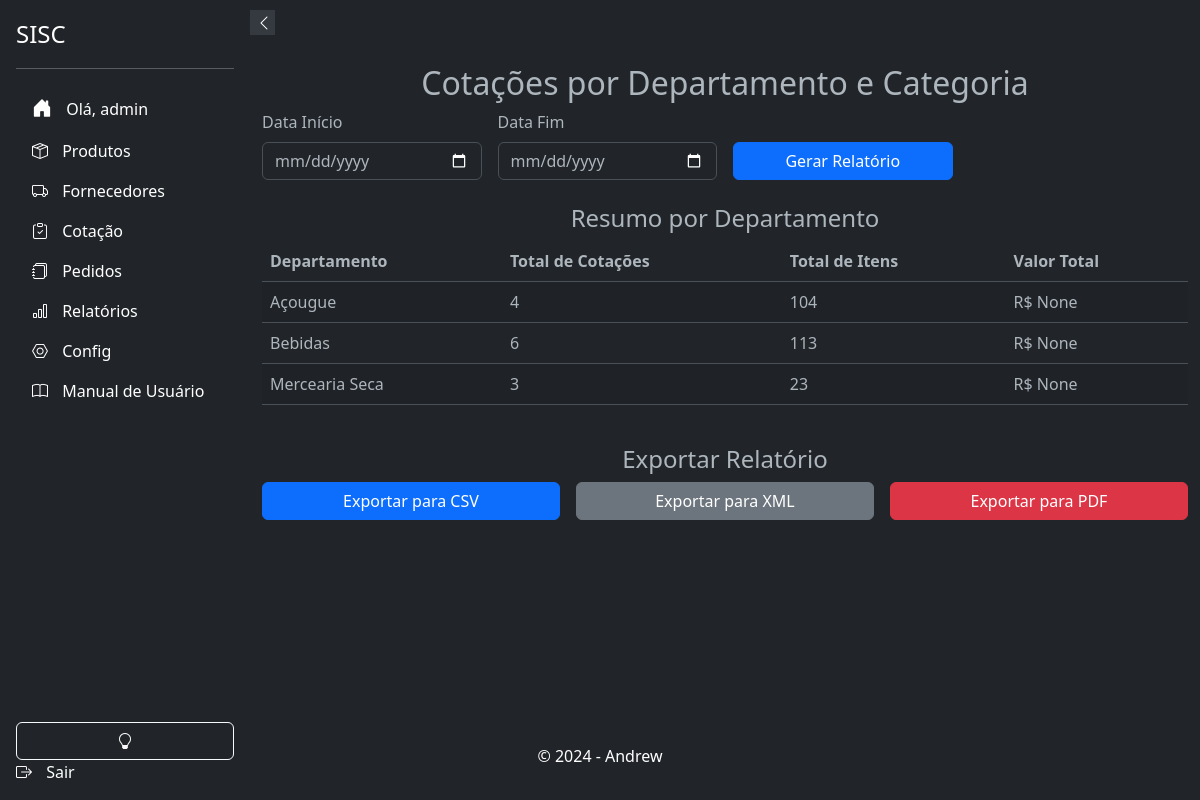
The app's page /relatorios/cotacoes-departamento-categoria/ (signed in) with its own data.
### products/models.py (models this page shows, shortened)
class Departamento(models.Model):
    nome = models.CharField(max_length=100, unique=True)
    class Meta:
        verbose_name = _('Departamento')
        verbose_name_plural = _('Departamentos')
        ordering = ['nome']

### relatorios/views.py (the view, shortened to what this page needs)
# urls.py: path('cotacoes-departamento-categoria/', CotacoesDepartamentoCategoriaView.as_view(), name='cotacoes_departamento_categoria'),
@method_decorator(login_required(login_url=''), name='dispatch')
class CotacoesDepartamentoCategoriaView(TemplateView):
    template_name = 'relatorios/cotacoes_departamento_categoria.html'
    def get(self, request):
        data_inicio = request.GET.get('data_inicio')
        data_fim = request.GET.get('data_fim')
        if data_inicio and data_fim:
            cotacoes = Cotacao.objects.filter(data_abertura__gte=data_inicio, data_fechamento__lte=data_fim)
        else:
            cotacoes = Cotacao.objects.all()
        cotacoes_por_departamento = cotacoes.values('departamento__nome').annotate(
            total_cotacoes=Count('id'),
            total_itens=Sum('itens_cotacao__quantidade'),
            valor_total=Sum('itens_cotacao__produto__preco_de_custo')
        ).order_by('departamento__nome')
        context = {
            'cotacoes_por_departamento': cotacoes_por_departamento,
        }
        return render(request, self.template_name, context)

### relatorios/templates/relatorios/cotacoes_departamento_categoria.html (shortened to what this page needs)
{% extends 'base.html' %}
{% block content %}
<div class="container my-4">
    <h2 class="text-center">Cotações por Departamento e Categoria</h2>
    <form method="get" class="row g-3">
        <div class="col-md-3">
            <label for="data_inicio" class="form-label">Data Início</label>
            <input type="date" id="data_inicio" name="data_inicio" class="form-control" required>
        </div>
        <div class="col-md-3">
            <label for="data_fim" class="form-label">Data Fim</label>
            <input type="date" id="data_fim" name="data_fim" class="form-control" required>
        </div>
        <div class="col-md-3 d-flex align-items-end">
            <button type="submit" class="btn btn-primary w-100">Gerar Relatório</button>
        </div>
    </form>
    <div class="row mt-4">
        <div class="col-md-12">
            <h4 class="text-center">Resumo por Departamento</h4>
            <table class="table table-striped">
                <thead>
                    <tr>
                        <th>Departamento</th>
                        <th>Total de Cotações</th>
                        <th>Total de Itens</th>
                        <th>Valor Total</th>
                    </tr>
                </thead>
                <tbody>
                    {% for item in cotacoes_por_departamento %}
                    <tr>
                        <td>{{ item.departamento__nome }}</td>
                        <td>{{ item.total_cotacoes }}</td>
                        <td>{{ item.total_itens }}</td>
                        <td>R$ {{ item.valor_total }}</td>
                    </tr>
                    {% endfor %}
                </tbody>
            </table>
        </div>
    </div>
    <div class="row mt-4">
        <div class="col-md-12">
            <h4 class="text-center">Exportar Relatório</h4>
            <form method="post" class="row g-3">
                <div class="col-md-4">
                    <button type="submit" name="formato" value="csv" class="btn btn-primary w-100">Exportar para CSV</button>
                </div>
                <div class="col-md-4">
                    <button type="submit" name="formato" value="xml" class="btn btn-secondary w-100">Exportar para XML</button>
                </div>
                <div class="col-md-4">
                    <button type="submit" name="formato" value="pdf" class="btn btn-danger w-100">Exportar para PDF</button>
                </div>
            </form>
        </div>
    </div>
</div>
{% endblock %}

### app/templates/components/_sidebar.html (shortened to what this page needs)
<!DOCTYPE html>
<html>
<head>
    <link href="https://cdn.jsdelivr.net/npm/bootstrap@5.3.0-alpha3/dist/css/bootstrap.min.css" rel="stylesheet">
    <link rel="stylesheet" href="https://cdn.jsdelivr.net/npm/bootstrap-icons@1.10.5/font/bootstrap-icons.css">
</head>
<body>
    <div class="sidebar d-flex flex-column flex-shrink-0 p-3 text-white bg-dark" id="sidebar">
        <button class="sidebar-toggle" onclick="toggleSidebar()">
            <i id="sidebar-toggle-icon" class="bi bi-chevron-left"></i>
        </button>
        <a href="#" class="d-flex align-items-center mb-3 mb-md-0 me-md-auto text-white text-decoration-none">
            <span class="fs-4">SISC</span>
        </a>
        <hr>
        {% if user.is_authenticated %}
            <ul class="nav nav-pills flex-column mb-auto">
                <li class="nav-item">
                    <a href="{% url 'accounts:home' %}" class="nav-link text-white" aria-current="page">
                        <i class="bi bi-house-door-fill fs-5"></i>
                        <span>Olá, {{ user.username }}</span>
                    </a>
                </li>
                <li>
                    <a href="{% url 'products:products_list' %}" class="nav-link text-white">
                        <i class="bi bi-box-seam"></i>
                        <span>Produtos</span>
                    </a>
                </li>
                <li>
                    <a href="{% url 'suppliers:supplier_list' %}" class="nav-link text-white">
                        <i class="bi bi-truck "></i>
                        <span>Fornecedores</span>
                    </a>
                </li>
                <li>
                    <a href="{% url 'cotacao:cotacao_list' %}" class="nav-link text-white">
                        <i class="bi bi-clipboard-check"></i>
                        <span>Cotação</span>
                    </a>
                </li>
                <li>
                    <a href="{% url 'respostas:listar_pedidos' %}" class="nav-link text-white">
                        <i class="bi bi-journals"></i>
                        <span>Pedidos</span>
                    </a>
                </li>
                <li>
                    <a href="{% url 'relatorios:gerar_relatorios' %}" class="nav-link text-white">
                        <i class="bi bi-bar-chart"></i>
                        <span>Relatórios</span>
                    </a>
                </li>
                <li>
                    <a href="{% url 'admin:index' %}" class="nav-link text-white">
                        <i class="bi bi-nut"></i>
                        <span>Config</span>
                    </a>
                </li>
                <li>
                    <a href="{% url 'relatorios:manual_usuario' %}" class="nav-link text-white">
                        <i class="bi bi-book"></i>
                        <span>Manual de Usuário</span>
                    </a>
                </li>
            <br>
            </ul>
            <button class="btn btn-outline-light" onclick="toggleTheme()">
                <i id="theme-toggle-icon" class="bi bi-lightbulb-fill"></i>
            </button>
            <a href="{% url 'accounts:logout' %}" class="nav-link text-white">
                <i class="bi bi-box-arrow-right"></i>
                <span>Sair</span>
            </a>
        {% else %}
            <a href="{% url 'accounts:login' %}" class="nav-link text-white">
                <i class="bi bi-box-arrow-in-right"></i>
                <span>Login</span>
            </a>
        {% endif %}
    </div>
</body>
</html>

### app/templates/base.html (style rules this page uses)
body, html { height: 100%; margin: 0; display: flex; flex-direction: column; }

### app/templates/components/_sidebar.html (style rules this page uses)
.sidebar { width: 250px; height: 100vh; position: fixed; top: 0; left: 0; background-color: #343a40; transition: all 0.3s; z-index: 1000; }
.sidebar .nav-link { white-space: nowrap; overflow: hidden; text-overflow: ellipsis; }
.sidebar .nav-link i { margin-right: 10px; }
.sidebar-toggle { position: absolute; top: 10px; right: -25px; width: 25px; height: 25px; background-color: #343a40; border: none; color: white; cursor: pointer; z-index: 1100; }

### records on screen
Departamento: departamento__nome "Açougue", total_cotacoes "4", total_itens "104", valor_total "None"
Departamento: departamento__nome "Bebidas", total_cotacoes "6", total_itens "113", valor_total "None"
Departamento: departamento__nome "Mercearia Seca", total_cotacoes "3", total_itens "23", valor_total "None"

### other values on screen
{{ user.username }} "admin"
